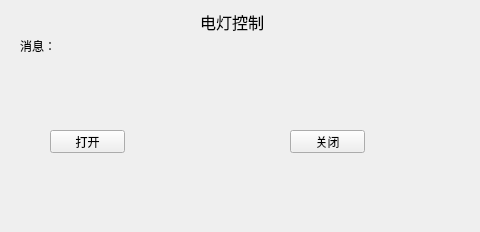
<?xml version="1.0" encoding="UTF-8"?>
<ui version="4.0">
 <class>Light_control</class>
 <widget class="QWidget" name="Light_control">
  <property name="geometry">
   <rect>
    <x>0</x>
    <y>0</y>
    <width>480</width>
    <height>232</height>
   </rect>
  </property>
  <property name="windowTitle">
   <string>Form</string>
  </property>
  <widget class="QLabel" name="showMsg">
   <property name="geometry">
    <rect>
     <x>100</x>
     <y>40</y>
     <width>281</width>
     <height>16</height>
    </rect>
   </property>
   <property name="text">
    <string/>
   </property>
  </widget>
  <widget class="QLabel" name="label_2">
   <property name="geometry">
    <rect>
     <x>200</x>
     <y>10</y>
     <width>71</width>
     <height>21</height>
    </rect>
   </property>
   <property name="text">
    <string>&lt;html&gt;&lt;head/&gt;&lt;body&gt;&lt;p&gt;&lt;span style=&quot; font-size:12pt;&quot;&gt;电灯控制&lt;/span&gt;&lt;/p&gt;&lt;/body&gt;&lt;/html&gt;</string>
   </property>
  </widget>
  <widget class="QLabel" name="label_3">
   <property name="geometry">
    <rect>
     <x>20</x>
     <y>40</y>
     <width>54</width>
     <height>12</height>
    </rect>
   </property>
   <property name="text">
    <string>消息：</string>
   </property>
  </widget>
  <widget class="QPushButton" name="turn_on">
   <property name="geometry">
    <rect>
     <x>50</x>
     <y>130</y>
     <width>75</width>
     <height>23</height>
    </rect>
   </property>
   <property name="text">
    <string>打开</string>
   </property>
  </widget>
  <widget class="QPushButton" name="turn_off">
   <property name="geometry">
    <rect>
     <x>290</x>
     <y>130</y>
     <width>75</width>
     <height>23</height>
    </rect>
   </property>
   <property name="text">
    <string>关闭</string>
   </property>
  </widget>
 </widget>
 <resources/>
 <connections/>
</ui>
